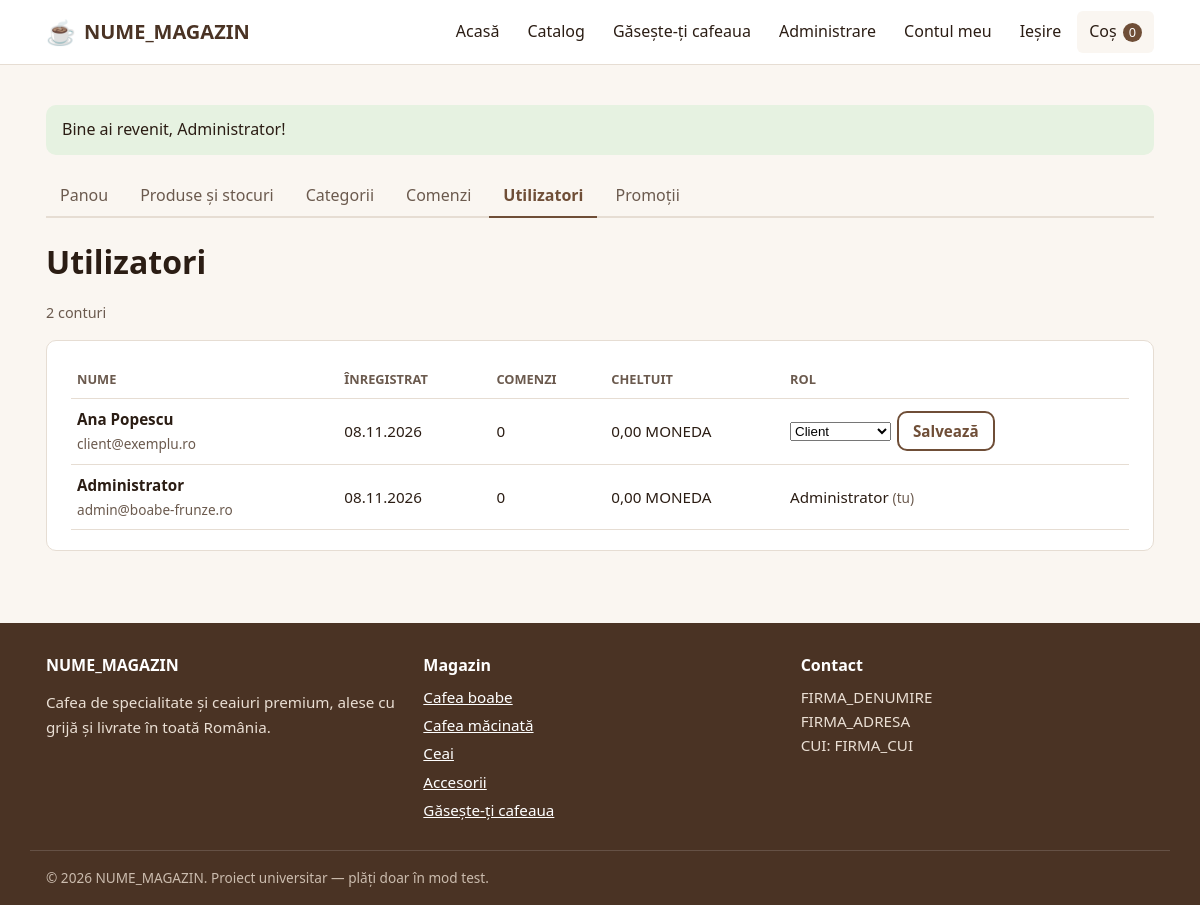
The page /admin/utilizatori.php (signed in) on the database its author committed.
### tables this page shows
CREATE TABLE utilizatori (
    id          INT UNSIGNED AUTO_INCREMENT PRIMARY KEY,
    nume        VARCHAR(100) NOT NULL,
    email       VARCHAR(190) NOT NULL UNIQUE,
    parola_hash VARCHAR(255) NOT NULL,
    rol         ENUM('client','admin') NOT NULL DEFAULT 'client',
    puncte      INT UNSIGNED NOT NULL DEFAULT 0,    
    creat_la    DATETIME NOT NULL DEFAULT CURRENT_TIMESTAMP
);

CREATE TABLE categorii (
    id        INT UNSIGNED AUTO_INCREMENT PRIMARY KEY,
    nume      VARCHAR(100) NOT NULL UNIQUE,
    descriere TEXT,
    cota_tva  DECIMAL(5,2) NOT NULL DEFAULT 21.00,
    CONSTRAINT chk_categorii_tva CHECK (cota_tva >= 0 AND cota_tva <= 100)
);

### includes/db.php (called while the page is built, shortened)
<?php
function db(): PDO
{
    static $pdo = null;
    if ($pdo === null) {
        $dsn = 'mysql:host=' . DB_HOST . ';dbname=' . DB_NUME . ';charset=utf8mb4';
        $optiuni = [
            PDO::ATTR_ERRMODE            => PDO::ERRMODE_EXCEPTION,
            PDO::ATTR_DEFAULT_FETCH_MODE => PDO::FETCH_ASSOC,
            PDO::ATTR_EMULATE_PREPARES   => false,
        ];
        try {
            $pdo = new PDO($dsn, DB_UTILIZATOR, DB_PAROLA, $optiuni);
        } catch (PDOException $e) {
            http_response_code(500);
            exit(MOD_DEZVOLTARE
                ? 'Eroare conexiune DB: ' . htmlspecialchars($e->getMessage())
                : 'Serviciul este temporar indisponibil. Încercați mai târziu.');
        }
    }
    return $pdo;
}

### includes/auth.php (called while the page is built, shortened)
<?php
require_once __DIR__ . '/functii.php';
function cereAutentificare(): array
{
    $utilizator = utilizatorCurent();
    return $utilizator;
}
function esteAdmin(): bool
{
    $utilizator = utilizatorCurent();
    $stmt = db()->prepare('SELECT rol FROM utilizatori WHERE id = :id');
    $stmt->execute(['id' => $utilizator['id']]);
    return $stmt->fetchColumn() === 'admin';
}
function cereAdmin(): array
{
    $utilizator = cereAutentificare();
    if (!esteAdmin()) {
        http_response_code(403);
        $titluPagina = 'Acces interzis';
        require __DIR__ . '/header.php';
        echo '<h1>Acces interzis</h1><p>Această pagină este disponibilă doar administratorilor.</p>';
        require __DIR__ . '/footer.php';
        exit;
    }
    return $utilizator;
}

### admin/utilizatori.php (the view, shortened to what this page needs)
<?php
require_once __DIR__ . '/../includes/auth.php';
$admin = cereAdmin();
$utilizatori = db()->query(
    "SELECT u.id, u.nume, u.email, u.rol, u.creat_la,
            COUNT(c.id) AS nr_comenzi,
            COALESCE(SUM(CASE WHEN c.status IN ('platita', 'expediata') THEN c.total END), 0) AS cheltuit
       FROM utilizatori u
       LEFT JOIN comenzi c ON c.utilizator_id = u.id
      GROUP BY u.id, u.nume, u.email, u.rol, u.creat_la
      ORDER BY u.creat_la DESC, u.id DESC"
)->fetchAll();
require __DIR__ . '/../includes/header.php';
require __DIR__ . '/../includes/admin_meniu.php';
?>
<h1>Utilizatori</h1>
<p class="rezultate"><?= count($utilizatori) ?> conturi</p>
<div class="card">
<table class="tabel-simplu">
    <thead>
        <tr><th scope="col">Nume</th><th scope="col">Înregistrat</th><th scope="col">Comenzi</th><th scope="col">Cheltuit</th><th scope="col">Rol</th></tr>
    </thead>
    <tbody>
    <?php foreach ($utilizatori as $u): ?>
        <tr>
            <td><strong><?= e($u['nume']) ?></strong><br><span class="nota"><?= e($u['email']) ?></span></td>
            <td><?= e(date('d.m.Y', strtotime($u['creat_la']))) ?></td>
            <td><?= (int)$u['nr_comenzi'] ?></td>
            <td><?= e(formatPret((float)$u['cheltuit'])) ?></td>
            <td>
                <?php if ((int)$u['id'] === (int)$admin['id']): ?>
                    Administrator <span class="nota">(tu)</span>
                <?php else: ?>
                    <form class="form-stoc" method="post" action="<?= e(url('admin/utilizatori.php')) ?>">
                        <select id="rol-<?= (int)$u['id'] ?>" name="rol">
                            <option value="client" <?= $u['rol'] === 'client' ? 'selected' : '' ?>>Client</option>
                        </select>
                        <button class="buton buton--mic buton--contur" type="submit">Salvează</button>
                    </form>
                <?php endif; ?>
            </td>
        </tr>
    <?php endforeach; ?>
    </tbody>
</table>
</div>
<?php require __DIR__ . '/../includes/footer.php'; ?>

### includes/footer.php (shortened to what this page needs)
</main>
<footer class="subsol">
    <div class="container subsol__grila">
        <section>
            <h2 class="subsol__titlu"><?= e(NUME_MAGAZIN) ?></h2>
            <p>Cafea de specialitate și ceaiuri premium, alese cu grijă și livrate în toată România.</p>
        </section>
        <section>
            <h2 class="subsol__titlu">Magazin</h2>
            <ul class="subsol__lista">
                <?php foreach (categoriiMeniu() as $cat): ?>
                    <li><a href="<?= e(url('catalog.php?categorie=' . $cat['id'])) ?>"><?= e($cat['nume']) ?></a></li>
                <?php endforeach; ?>
                <li><a href="<?= e(url('quiz.php')) ?>">Găsește-ți cafeaua</a></li>
            </ul>
        </section>
        <section>
            <h2 class="subsol__titlu">Contact</h2>
            <address>
                <?= e(FIRMA_DENUMIRE) ?><br>
                <?= e(FIRMA_ADRESA) ?><br>
                CUI: <?= e(FIRMA_CUI) ?>
            </address>
        </section>
    </div>
    <p class="container subsol__copyright">
        &copy; <?= date('Y') ?> <?= e(NUME_MAGAZIN) ?>. Proiect universitar — plăți doar în mod test.
    </p>
</footer>
</body>
</html>

### assets/css/style.css (style rules this page uses)
:root { --culoare-fundal: #faf6f1; --culoare-suprafata: #ffffff; --culoare-text: #2b1d14; --culoare-text-slab: #6b5a4e; --culoare-primara: #6f4e37; --culoare-primara-inchisa: #4a3324; --culoare-accent: #5a7d4d; --culoare-bordura: #e6ddd3; --culoare-reducere: #b3261e; --culoare-succes-fundal: #e6f2e1; --culoare-eroare-fundal: #fbe7e5; --font: system-ui, -apple-system, "Segoe UI", Roboto, Ubuntu, sans-serif; --raza: 10px; --umbra: 0 2px 8px rgba(43, 29, 20, .08); --latime-max: 1140px; }
*, *::before, *::after { box-sizing: border-box; }
body { margin: 0; font-family: var(--font); font-size: 1rem; line-height: 1.6; color: var(--culoare-text); background: var(--culoare-fundal); display: flex; flex-direction: column; min-height: 100vh; }
a { color: var(--culoare-primara); }
h1, h2, h3 { line-height: 1.25; margin: 0 0 .6em; }
.container { width: 100%; max-width: var(--latime-max); margin: 0 auto; padding: 0 16px; }
.buton { display: inline-block; padding: 10px 20px; border: 2px solid var(--culoare-primara); border-radius: var(--raza); background: var(--culoare-primara); color: #fff; font: inherit; font-weight: 600; text-decoration: none; cursor: pointer; transition: background .15s, border-color .15s; }
.buton--contur { background: transparent; color: var(--culoare-primara); }
.subsol { background: var(--culoare-primara-inchisa); color: #eadfd4; padding-top: 32px; font-size: .95rem; }
.subsol a { color: #fff; }
.subsol__grila { display: grid; gap: 24px; grid-template-columns: repeat(auto-fit, minmax(200px, 1fr)); }
.subsol__titlu { font-size: 1rem; color: #fff; }
.subsol__lista { list-style: none; margin: 0; padding: 0; }
.subsol__lista li { margin-bottom: 4px; }
.subsol address { font-style: normal; }
.subsol__copyright { border-top: 1px solid rgba(255,255,255,.15); margin-top: 24px; padding-top: 16px; padding-bottom: 16px; font-size: .85rem; color: #cbbcae; }
.buton--mic { padding: 6px 14px; }
.rezultate { color: var(--culoare-text-slab); font-size: .9rem; margin-bottom: 16px; }
.nota { font-size: .85rem; color: var(--culoare-text-slab); margin-top: 0; }
.card { background: var(--culoare-suprafata); border: 1px solid var(--culoare-bordura); border-radius: var(--raza); padding: 20px 24px; margin-bottom: 24px; }
.tabel-simplu, .tabel-tva { width: 100%; border-collapse: collapse; font-size: .95rem; }
.tabel-simplu th, .tabel-simplu td, .tabel-tva th, .tabel-tva td { padding: 8px 6px; text-align: left; border-bottom: 1px solid var(--culoare-bordura); }
.tabel-simplu thead th, .tabel-tva thead th { font-size: .8rem; text-transform: uppercase; color: var(--culoare-text-slab); }
.tabel-simplu td:not(:first-child), .tabel-tva td { white-space: nowrap; }
.card { overflow-x: auto; }
.form-stoc { display: flex; gap: 6px; align-items: center; }

### rows shown on the page
utilizatori: nume "Ana Popescu", email "client@exemplu.ro", creat_la "08.11.2026", nr_comenzi "0", cheltuit "0,00 MONEDA", rol "Client"
utilizatori: nume "Administrator", email "admin@boabe-frunze.ro", creat_la "08.11.2026", nr_comenzi "0", cheltuit "0,00 MONEDA", shows "(tu)"
categorii: nume "Cafea boabe"
categorii: nume "Cafea măcinată"
categorii: nume "Ceai"
categorii: nume "Accesorii"

### other values the page prints
NUME_MAGAZIN "NUME_MAGAZIN"
$nrCos "0"
$mesaj['text'] "Bine ai revenit, Administrator!"
$eticheta "Panou"
$eticheta "Produse și stocuri"
$eticheta "Categorii"
$eticheta "Comenzi"
$eticheta "Utilizatori"
$eticheta "Promoții"
count($utilizatori) "2"
FIRMA_DENUMIRE "FIRMA_DENUMIRE"
FIRMA_ADRESA "FIRMA_ADRESA"
FIRMA_CUI "FIRMA_CUI"
